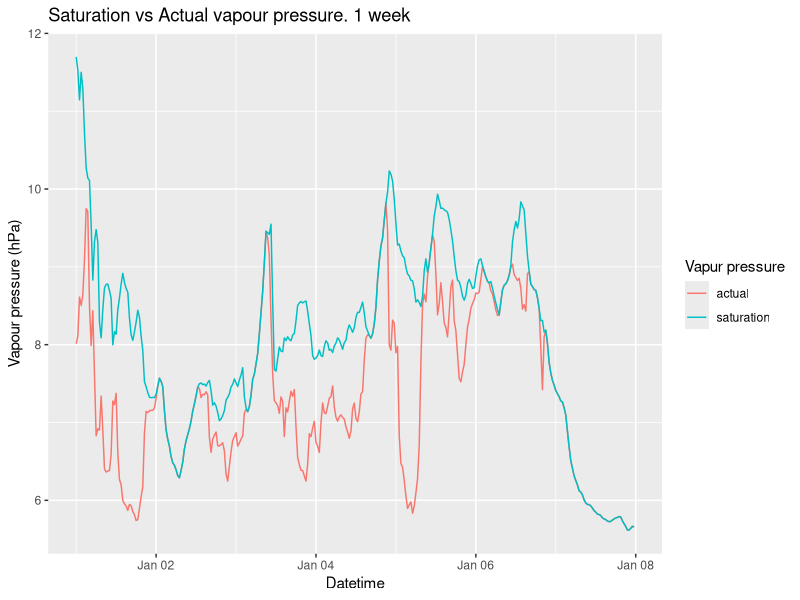
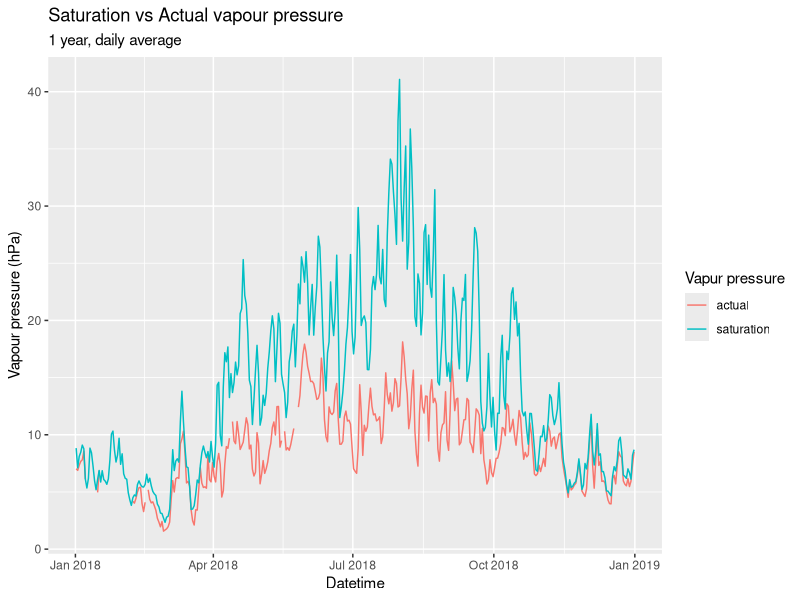
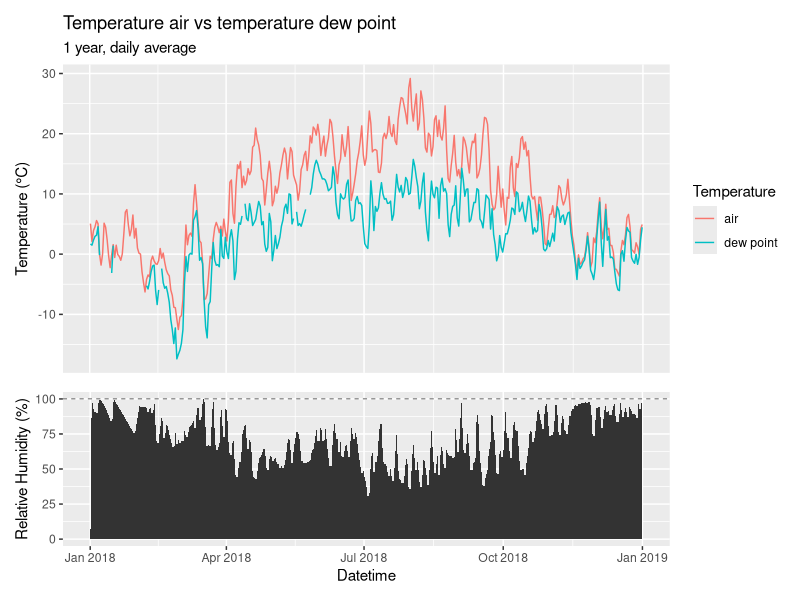
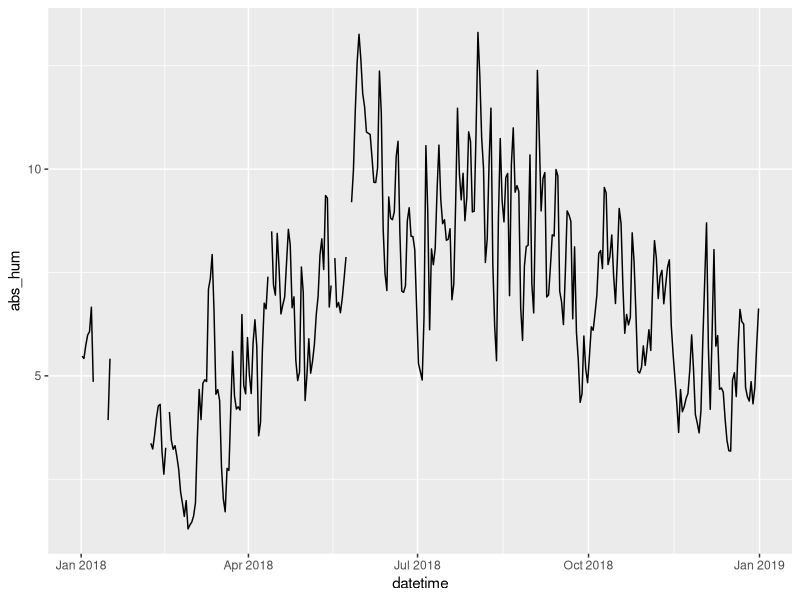
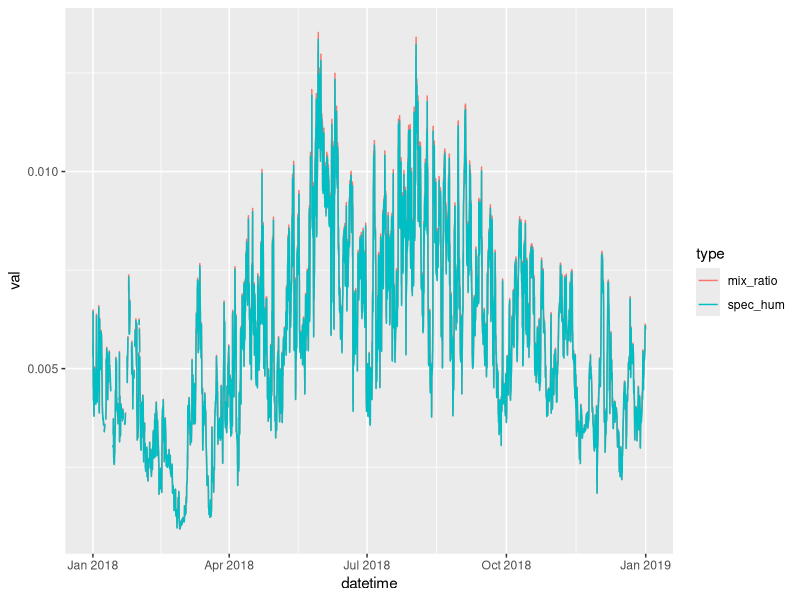
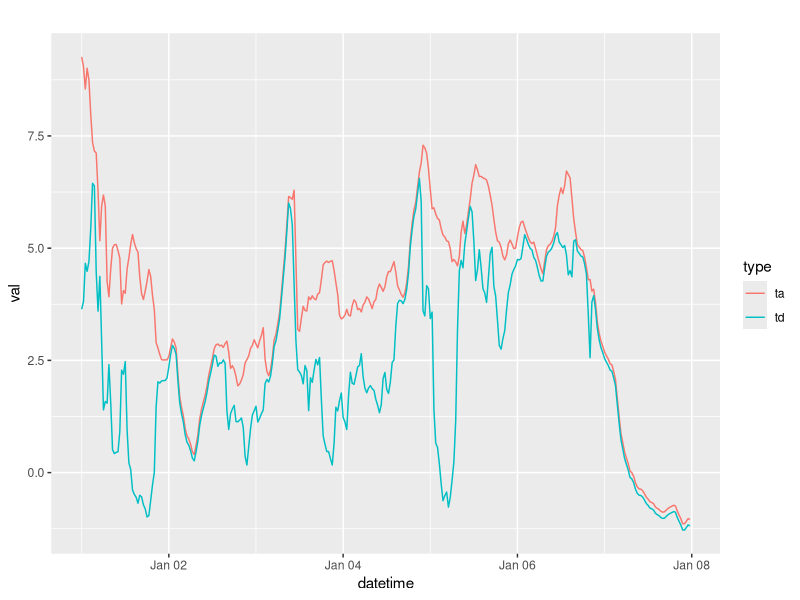
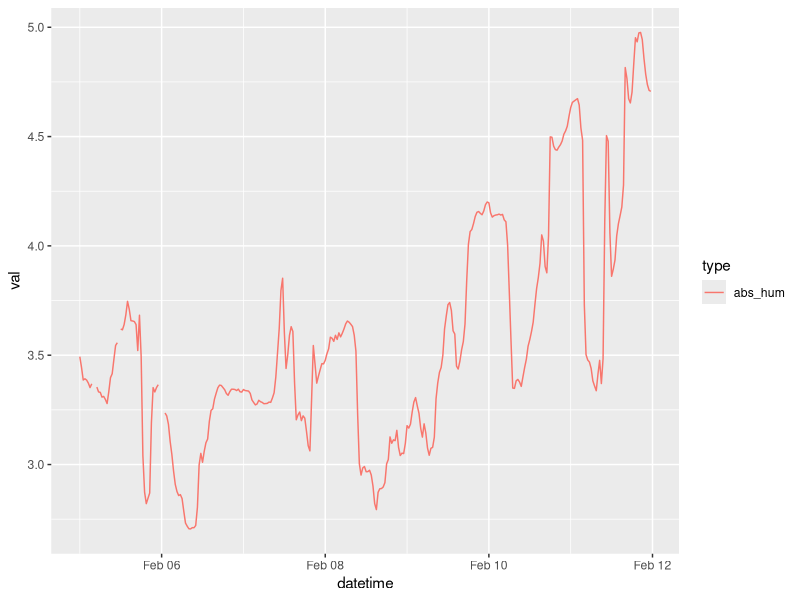
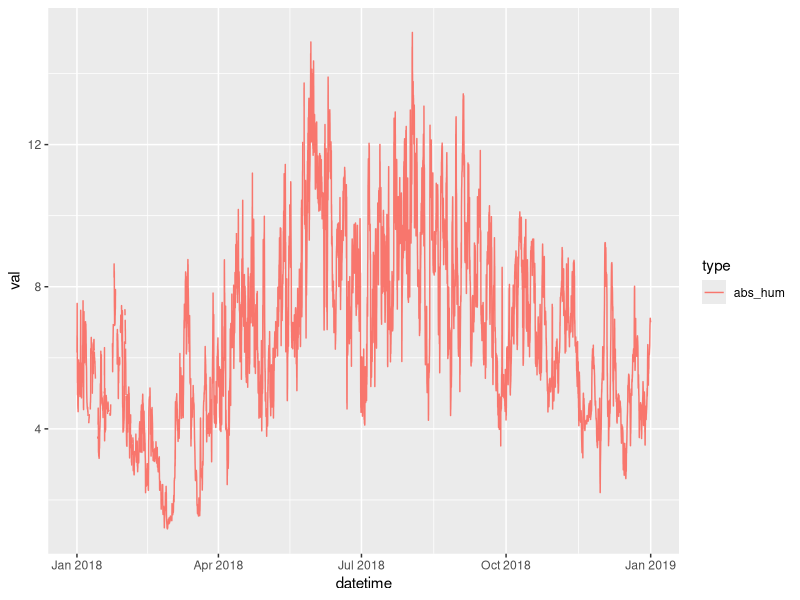

R code for these plots, in order:
## ---- chunk 1
library(tidyverse)
library(lubridate)
library(patchwork)
## ---- chunk 2
hum <- read_csv("../Data_lectures/4_air_humidity/04_Air_humidity_TA_RH_PA_NP_Hainich.csv")
names(hum) <- c("datetime", "ta", "rh", "pa")
## ---- chunk 3
c2k <- function(c) c + 273.15
k2c <- function(k) k - 273.15

Rv <- 461.47 # J K -1 kg -1 ] - gas constant of water vapour
get_es <-  function(ta)  6.1078 * exp((17.08085 * ta) / (234.175 + ta))
get_td <- function(e_a) ((log(e_a) - log(6.1708)) * 234.17) / (17.08085 - log(e_a) + log(6.1078))
get_rh <- function(e_a, e_s) e_a/e_s * 100
rh2ea <- function(rh, e_s) rh/100 * e_s

# need to convert e_a from hPa to Pa and the temperature to degrees Kelvin
# convert the output in g/Kg 
get_abs_hum <- function(e_a, ta) (e_a * 100 / (Rv * c2k(ta)) ) * 1000

#here there is no need to convert to Pa because the pressures is present both at numerator and denomiator
get_spec_hum <- function(e_a, p) 0.622 * e_a / (p - 0.378 * e_a) 
get_mix_ratio <- function(e_a, p) 0.622 * e_a / (p - e_a)


get_p_def <- function(ea, es) es - ea
get_t_eq <- function(ta, mix_ratio) k2c(c2k(ta) + 2.5 * mix_ratio)
## ---- chunk 4
head(hum)
## ---- chunk 5
hum <- mutate(hum,
    es = get_es(ta),
    ea = rh2ea(rh, es),
    td = get_td(ea),
    abs_hum = get_abs_hum(ea, ta),
    spec_hum = get_spec_hum(ea, pa),
    mix_ratio = get_mix_ratio(ea, pa),
    p_def = get_p_def(ea, es),
    t_eq = get_t_eq(ta, mix_ratio)
  )

hum_d <- hum %>%
  group_by(week=yday(datetime)) %>%
  summarize_all(mean)

hum_w <- hum %>%
  group_by(week=week(datetime)) %>%
  summarize_all(mean)
## ---- chunk 6
hum %>%
  filter(week(datetime) ==1) %>%
  gather("type", "val", es, ea) %>%
  ggplot(aes(datetime, val, colour=type))+
    geom_line()+
  labs(title="Saturation vs Actual vapour pressure. 1 week", x="Datetime", y="Vapour pressure (hPa)", colour="Vapur pressure") +
  scale_color_discrete(labels=c("actual", "saturation"))
## ---- chunk 7
hum_d %>%
  gather("type", "val", es, ea) %>%
  ggplot(aes(datetime, val, colour=type))+
    geom_line()+
  labs(title="Saturation vs Actual vapour pressure", x="Datetime", y="Vapour pressure (hPa)", colour="Vapur pressure", subtitle = "1 year, daily average") +
  scale_color_discrete(labels=c("actual", "saturation"))
## ---- chunk 8
p_td <- hum_d %>%
  gather("type", "val", ta, td) %>%
  ggplot(aes(datetime, val, colour=type))+
    geom_line()+
  labs(title="Temperature air vs temperature dew point", x="Datetime", y="Temperature (°C)", colour="Temperature", subtitle = "1 year, daily average") +
  scale_color_discrete(labels=c("air", "dew point")) +
  theme(
    axis.text.x = element_blank(),
    axis.title.x = element_blank(),
    axis.ticks.x = element_blank()
  )

p_rh <- ggplot(hum_d, aes(datetime, rh))+
    geom_area() +
  geom_hline(yintercept = 100, linetype="dashed", size=.2) +
  labs(y="Relative Humidity (%)", x="Datetime")

p_td / p_rh +
  plot_layout(heights = c(4, 2))
## ---- chunk 9
hum_d %>%
  ggplot(aes(datetime, abs_hum)) +
  geom_line()
## ---- chunk 10
hum %>%
  gather("type", "val", spec_hum, mix_ratio) %>%
  ggplot(aes(datetime, val, colour=type))+
    geom_line()
## ---- chunk 11
hum %>%
  filter(week(datetime) ==1) %>%
  gather("type", "val", ta, td) %>%
  ggplot(aes(datetime, val, colour=type))+
    geom_line() +
  labs(title="")
## ---- chunk 12
hum %>%
  filter(week(datetime) ==6) %>%
  gather("type", "val", abs_hum) %>%
  ggplot(aes(datetime, val, colour=type))+
    geom_line()
## ---- chunk 13
hum %>%
  gather("type", "val", abs_hum) %>%
  ggplot(aes(datetime, val, colour=type))+
    geom_line()
## ---- chunk 14
( hum %>%
  filter(week(datetime) ==30) %>%
  gather("type", "val", spec_hum, mix_ratio) %>%
  ggplot(aes(datetime, val, colour=type))+
    geom_line() +
  labs(y="Water content (Kg/Kg)") +
    scale_color_discrete(labels=c("Mixing ratio", "Specific humidity")) +
    theme(
    axis.text.x = element_blank(),
    axis.title.x = element_blank(),
    axis.ticks.x = element_blank()
  )) +

  (hum %>%
  filter(week(datetime) ==30) %>%
  ggplot(aes(datetime, rh))+
    geom_area() +
  geom_hline(yintercept = 100, linetype="dashed", size=.2) +
  labs(y="Relative Humidity (%)", x="Datetime") ) +

  plot_layout(heights = c(4, 1))
## ---- chunk 15
cor(hum$mix_ratio-hum$spec_hum, hum$rh, "pairwise.complete.obs")
## ---- chunk 16

## ---- chunk 17
head(hum)
## ---- chunk 18
hum %>%
  filter(week(datetime) ==6) %>%
  gather("type", "val", ta, td, t_eq) %>%
  ggplot(aes(datetime, val, colour=type))+
    geom_line()
## ---- chunk 19
hum_w <- hum %>%
  group_by(week=week(datetime)) %>%
  summarize_all(mean)
## ---- chunk 20
ggplot(hum_w, aes(datetime, ta)) +
  geom_line()
